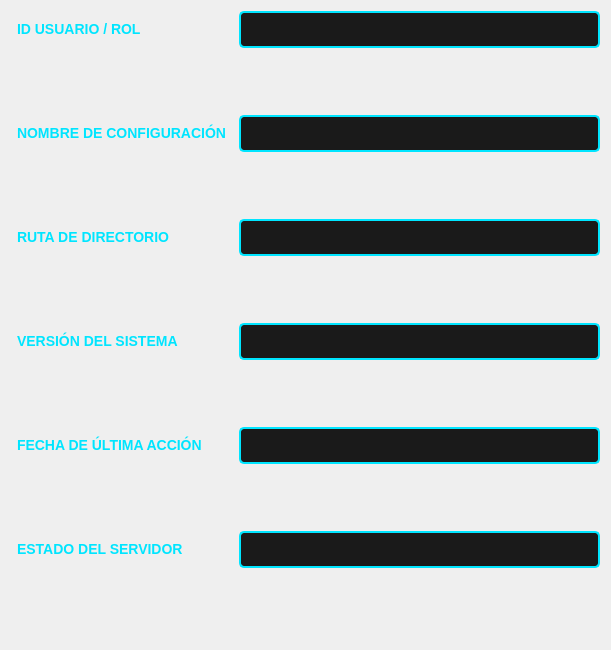
        <widget class="QWidget" name="formLayoutWidget">
         <property name="geometry">
          <rect>
           <x>1279</x>
           <y>389</y>
           <width>611</width>
           <height>650</height>
          </rect>
         </property>
         <layout class="QFormLayout" name="formLayout">
          <property name="verticalSpacing">
           <number>67</number>
          </property>
          <item row="0" column="0">
           <widget class="QLabel" name="label_2">
            <property name="styleSheet">
             <string notr="true">/* Estilo para las etiquetas de texto (Labels) */
QLabel {
    color: #00E5FF;                /* Cian neón para los títulos */
    font-family: 'Segoe UI', sans-serif;
    font-size: 14px;               /* Tamaño de letra grande y legible */
    font-weight: bold;
    background: transparent;
    padding: 2px;
}

/* Estilo para los campos de entrada (LineEdits) */
QLineEdit {
    background-color: #1a1a1a;     /* Fondo gris oscuro para contraste */
    color: #ffffff;                /* Texto blanco para lectura clara */
    border: 2px solid #00E5FF;     /* Borde inicial cian neón */
    border-radius: 5px;            /* Bordes ligeramente redondeados */
    padding: 8px;
    font-size: 13px;
    selection-background-color: #FF00FF; /* Color de selección magenta */
}

/* Efecto cuando el usuario hace clic o escribe en el campo (Focus) */
QLineEdit:focus {
    border: 2px solid #FF00FF;     /* El borde cambia a magenta neón al escribir */
    background-color: #252525;     /* Se aclara levemente el fondo */
}

/* Estilo para LineEdits cuando están deshabilitados */
QLineEdit:disabled {
    color: #555555;
    border: 2px solid #333333;
    background-color: #0d0d0d;
}</string>
            </property>
            <property name="text">
             <string>ID USUARIO / ROL</string>
            </property>
           </widget>
          </item>
          <item row="0" column="1">
           <widget class="QLineEdit" name="lbl_id">
            <property name="styleSheet">
             <string notr="true">/* Estilo para las etiquetas de texto (Labels) */
QLabel {
    color: #00E5FF;                /* Cian neón para los títulos */
    font-family: 'Segoe UI', sans-serif;
    font-size: 14px;               /* Tamaño de letra grande y legible */
    font-weight: bold;
    background: transparent;
    padding: 2px;
}

/* Estilo para los campos de entrada (LineEdits) */
QLineEdit {
    background-color: #1a1a1a;     /* Fondo gris oscuro para contraste */
    color: #ffffff;                /* Texto blanco para lectura clara */
    border: 2px solid #00E5FF;     /* Borde inicial cian neón */
    border-radius: 5px;            /* Bordes ligeramente redondeados */
    padding: 8px;
    font-size: 13px;
    selection-background-color: #FF00FF; /* Color de selección magenta */
}

/* Efecto cuando el usuario hace clic o escribe en el campo (Focus) */
QLineEdit:focus {
    border: 2px solid #FF00FF;     /* El borde cambia a magenta neón al escribir */
    background-color: #252525;     /* Se aclara levemente el fondo */
}

/* Estilo para LineEdits cuando están deshabilitados */
QLineEdit:disabled {
    color: #555555;
    border: 2px solid #333333;
    background-color: #0d0d0d;
}</string>
            </property>
           </widget>
          </item>
          <item row="1" column="0">
           <widget class="QLabel" name="label_3">
            <property name="styleSheet">
             <string notr="true">/* Estilo para las etiquetas de texto (Labels) */
QLabel {
    color: #00E5FF;                /* Cian neón para los títulos */
    font-family: 'Segoe UI', sans-serif;
    font-size: 14px;               /* Tamaño de letra grande y legible */
    font-weight: bold;
    background: transparent;
    padding: 2px;
}

/* Estilo para los campos de entrada (LineEdits) */
QLineEdit {
    background-color: #1a1a1a;     /* Fondo gris oscuro para contraste */
    color: #ffffff;                /* Texto blanco para lectura clara */
    border: 2px solid #00E5FF;     /* Borde inicial cian neón */
    border-radius: 5px;            /* Bordes ligeramente redondeados */
    padding: 8px;
    font-size: 13px;
    selection-background-color: #FF00FF; /* Color de selección magenta */
}

/* Efecto cuando el usuario hace clic o escribe en el campo (Focus) */
QLineEdit:focus {
    border: 2px solid #FF00FF;     /* El borde cambia a magenta neón al escribir */
    background-color: #252525;     /* Se aclara levemente el fondo */
}

/* Estilo para LineEdits cuando están deshabilitados */
QLineEdit:disabled {
    color: #555555;
    border: 2px solid #333333;
    background-color: #0d0d0d;
}</string>
            </property>
            <property name="text">
             <string>NOMBRE DE CONFIGURACIÓN</string>
            </property>
           </widget>
          </item>
          <item row="1" column="1">
           <widget class="QLineEdit" name="lbl_confi">
            <property name="styleSheet">
             <string notr="true">/* Estilo para las etiquetas de texto (Labels) */
QLabel {
    color: #00E5FF;                /* Cian neón para los títulos */
    font-family: 'Segoe UI', sans-serif;
    font-size: 14px;               /* Tamaño de letra grande y legible */
    font-weight: bold;
    background: transparent;
    padding: 2px;
}

/* Estilo para los campos de entrada (LineEdits) */
QLineEdit {
    background-color: #1a1a1a;     /* Fondo gris oscuro para contraste */
    color: #ffffff;                /* Texto blanco para lectura clara */
    border: 2px solid #00E5FF;     /* Borde inicial cian neón */
    border-radius: 5px;            /* Bordes ligeramente redondeados */
    padding: 8px;
    font-size: 13px;
    selection-background-color: #FF00FF; /* Color de selección magenta */
}

/* Efecto cuando el usuario hace clic o escribe en el campo (Focus) */
QLineEdit:focus {
    border: 2px solid #FF00FF;     /* El borde cambia a magenta neón al escribir */
    background-color: #252525;     /* Se aclara levemente el fondo */
}

/* Estilo para LineEdits cuando están deshabilitados */
QLineEdit:disabled {
    color: #555555;
    border: 2px solid #333333;
    background-color: #0d0d0d;
}</string>
            </property>
           </widget>
          </item>
          <item row="2" column="0">
           <widget class="QLabel" name="label_4">
            <property name="styleSheet">
             <string notr="true">/* Estilo para las etiquetas de texto (Labels) */
QLabel {
    color: #00E5FF;                /* Cian neón para los títulos */
    font-family: 'Segoe UI', sans-serif;
    font-size: 14px;               /* Tamaño de letra grande y legible */
    font-weight: bold;
    background: transparent;
    padding: 2px;
}

/* Estilo para los campos de entrada (LineEdits) */
QLineEdit {
    background-color: #1a1a1a;     /* Fondo gris oscuro para contraste */
    color: #ffffff;                /* Texto blanco para lectura clara */
    border: 2px solid #00E5FF;     /* Borde inicial cian neón */
    border-radius: 5px;            /* Bordes ligeramente redondeados */
    padding: 8px;
    font-size: 13px;
    selection-background-color: #FF00FF; /* Color de selección magenta */
}

/* Efecto cuando el usuario hace clic o escribe en el campo (Focus) */
QLineEdit:focus {
    border: 2px solid #FF00FF;     /* El borde cambia a magenta neón al escribir */
    background-color: #252525;     /* Se aclara levemente el fondo */
}

/* Estilo para LineEdits cuando están deshabilitados */
QLineEdit:disabled {
    color: #555555;
    border: 2px solid #333333;
    background-color: #0d0d0d;
}</string>
            </property>
            <property name="text">
             <string>RUTA DE DIRECTORIO</string>
            </property>
           </widget>
          </item>
          <item row="2" column="1">
           <widget class="QLineEdit" name="lbl_ruta">
            <property name="styleSheet">
             <string notr="true">/* Estilo para las etiquetas de texto (Labels) */
QLabel {
    color: #00E5FF;                /* Cian neón para los títulos */
    font-family: 'Segoe UI', sans-serif;
    font-size: 14px;               /* Tamaño de letra grande y legible */
    font-weight: bold;
    background: transparent;
    padding: 2px;
}

/* Estilo para los campos de entrada (LineEdits) */
QLineEdit {
    background-color: #1a1a1a;     /* Fondo gris oscuro para contraste */
    color: #ffffff;                /* Texto blanco para lectura clara */
    border: 2px solid #00E5FF;     /* Borde inicial cian neón */
    border-radius: 5px;            /* Bordes ligeramente redondeados */
    padding: 8px;
    font-size: 13px;
    selection-background-color: #FF00FF; /* Color de selección magenta */
}

/* Efecto cuando el usuario hace clic o escribe en el campo (Focus) */
QLineEdit:focus {
    border: 2px solid #FF00FF;     /* El borde cambia a magenta neón al escribir */
    background-color: #252525;     /* Se aclara levemente el fondo */
}

/* Estilo para LineEdits cuando están deshabilitados */
QLineEdit:disabled {
    color: #555555;
    border: 2px solid #333333;
    background-color: #0d0d0d;
}</string>
            </property>
           </widget>
          </item>
          <item row="3" column="0">
           <widget class="QLabel" name="label_5">
            <property name="styleSheet">
             <string notr="true">/* Estilo para las etiquetas de texto (Labels) */
QLabel {
    color: #00E5FF;                /* Cian neón para los títulos */
    font-family: 'Segoe UI', sans-serif;
    font-size: 14px;               /* Tamaño de letra grande y legible */
    font-weight: bold;
    background: transparent;
    padding: 2px;
}

/* Estilo para los campos de entrada (LineEdits) */
QLineEdit {
    background-color: #1a1a1a;     /* Fondo gris oscuro para contraste */
    color: #ffffff;                /* Texto blanco para lectura clara */
    border: 2px solid #00E5FF;     /* Borde inicial cian neón */
    border-radius: 5px;            /* Bordes ligeramente redondeados */
    padding: 8px;
    font-size: 13px;
    selection-background-color: #FF00FF; /* Color de selección magenta */
}

/* Efecto cuando el usuario hace clic o escribe en el campo (Focus) */
QLineEdit:focus {
    border: 2px solid #FF00FF;     /* El borde cambia a magenta neón al escribir */
    background-color: #252525;     /* Se aclara levemente el fondo */
}

/* Estilo para LineEdits cuando están deshabilitados */
QLineEdit:disabled {
    color: #555555;
    border: 2px solid #333333;
    background-color: #0d0d0d;
}</string>
            </property>
            <property name="text">
             <string>VERSIÓN DEL SISTEMA</string>
            </property>
           </widget>
          </item>
          <item row="3" column="1">
           <widget class="QLineEdit" name="lbl_version">
            <property name="styleSheet">
             <string notr="true">/* Estilo para las etiquetas de texto (Labels) */
QLabel {
    color: #00E5FF;                /* Cian neón para los títulos */
    font-family: 'Segoe UI', sans-serif;
    font-size: 14px;               /* Tamaño de letra grande y legible */
    font-weight: bold;
    background: transparent;
    padding: 2px;
}

/* Estilo para los campos de entrada (LineEdits) */
QLineEdit {
    background-color: #1a1a1a;     /* Fondo gris oscuro para contraste */
    color: #ffffff;                /* Texto blanco para lectura clara */
    border: 2px solid #00E5FF;     /* Borde inicial cian neón */
    border-radius: 5px;            /* Bordes ligeramente redondeados */
    padding: 8px;
    font-size: 13px;
    selection-background-color: #FF00FF; /* Color de selección magenta */
}

/* Efecto cuando el usuario hace clic o escribe en el campo (Focus) */
QLineEdit:focus {
    border: 2px solid #FF00FF;     /* El borde cambia a magenta neón al escribir */
    background-color: #252525;     /* Se aclara levemente el fondo */
}

/* Estilo para LineEdits cuando están deshabilitados */
QLineEdit:disabled {
    color: #555555;
    border: 2px solid #333333;
    background-color: #0d0d0d;
}</string>
            </property>
           </widget>
          </item>
          <item row="4" column="0">
           <widget class="QLabel" name="label_6">
            <property name="styleSheet">
             <string notr="true">/* Estilo para las etiquetas de texto (Labels) */
QLabel {
    color: #00E5FF;                /* Cian neón para los títulos */
    font-family: 'Segoe UI', sans-serif;
    font-size: 14px;               /* Tamaño de letra grande y legible */
    font-weight: bold;
    background: transparent;
    padding: 2px;
}

/* Estilo para los campos de entrada (LineEdits) */
QLineEdit {
    background-color: #1a1a1a;     /* Fondo gris oscuro para contraste */
    color: #ffffff;                /* Texto blanco para lectura clara */
    border: 2px solid #00E5FF;     /* Borde inicial cian neón */
    border-radius: 5px;            /* Bordes ligeramente redondeados */
    padding: 8px;
    font-size: 13px;
    selection-background-color: #FF00FF; /* Color de selección magenta */
}

/* Efecto cuando el usuario hace clic o escribe en el campo (Focus) */
QLineEdit:focus {
    border: 2px solid #FF00FF;     /* El borde cambia a magenta neón al escribir */
    background-color: #252525;     /* Se aclara levemente el fondo */
}

/* Estilo para LineEdits cuando están deshabilitados */
QLineEdit:disabled {
    color: #555555;
    border: 2px solid #333333;
    background-color: #0d0d0d;
}</string>
            </property>
            <property name="text">
             <string>FECHA DE ÚLTIMA ACCIÓN</string>
            </property>
           </widget>
          </item>
          <item row="4" column="1">
           <widget class="QLineEdit" name="lbl_fecha">
            <property name="styleSheet">
             <string notr="true">/* Estilo para las etiquetas de texto (Labels) */
QLabel {
    color: #00E5FF;                /* Cian neón para los títulos */
    font-family: 'Segoe UI', sans-serif;
    font-size: 14px;               /* Tamaño de letra grande y legible */
    font-weight: bold;
    background: transparent;
    padding: 2px;
}

/* Estilo para los campos de entrada (LineEdits) */
QLineEdit {
    background-color: #1a1a1a;     /* Fondo gris oscuro para contraste */
    color: #ffffff;                /* Texto blanco para lectura clara */
    border: 2px solid #00E5FF;     /* Borde inicial cian neón */
    border-radius: 5px;            /* Bordes ligeramente redondeados */
    padding: 8px;
    font-size: 13px;
    selection-background-color: #FF00FF; /* Color de selección magenta */
}

/* Efecto cuando el usuario hace clic o escribe en el campo (Focus) */
QLineEdit:focus {
    border: 2px solid #FF00FF;     /* El borde cambia a magenta neón al escribir */
    background-color: #252525;     /* Se aclara levemente el fondo */
}

/* Estilo para LineEdits cuando están deshabilitados */
QLineEdit:disabled {
    color: #555555;
    border: 2px solid #333333;
    background-color: #0d0d0d;
}</string>
            </property>
           </widget>
          </item>
          <item row="5" column="0">
           <widget class="QLabel" name="label_7">
            <property name="styleSheet">
             <string notr="true">/* Estilo para las etiquetas de texto (Labels) */
QLabel {
    color: #00E5FF;                /* Cian neón para los títulos */
    font-family: 'Segoe UI', sans-serif;
    font-size: 14px;               /* Tamaño de letra grande y legible */
    font-weight: bold;
    background: transparent;
    padding: 2px;
}

/* Estilo para los campos de entrada (LineEdits) */
QLineEdit {
    background-color: #1a1a1a;     /* Fondo gris oscuro para contraste */
    color: #ffffff;                /* Texto blanco para lectura clara */
    border: 2px solid #00E5FF;     /* Borde inicial cian neón */
    border-radius: 5px;            /* Bordes ligeramente redondeados */
    padding: 8px;
    font-size: 13px;
    selection-background-color: #FF00FF; /* Color de selección magenta */
}

/* Efecto cuando el usuario hace clic o escribe en el campo (Focus) */
QLineEdit:focus {
    border: 2px solid #FF00FF;     /* El borde cambia a magenta neón al escribir */
    background-color: #252525;     /* Se aclara levemente el fondo */
}

/* Estilo para LineEdits cuando están deshabilitados */
QLineEdit:disabled {
    color: #555555;
    border: 2px solid #333333;
    background-color: #0d0d0d;
}</string>
            </property>
            <property name="text">
             <string>ESTADO DEL SERVIDOR</string>
            </property>
           </widget>
          </item>
          <item row="5" column="1">
           <widget class="QLineEdit" name="lbl_estado">
            <property name="styleSheet">
             <string notr="true">/* Estilo para las etiquetas de texto (Labels) */
QLabel {
    color: #00E5FF;                /* Cian neón para los títulos */
    font-family: 'Segoe UI', sans-serif;
    font-size: 14px;               /* Tamaño de letra grande y legible */
    font-weight: bold;
    background: transparent;
    padding: 2px;
}

/* Estilo para los campos de entrada (LineEdits) */
QLineEdit {
    background-color: #1a1a1a;     /* Fondo gris oscuro para contraste */
    color: #ffffff;                /* Texto blanco para lectura clara */
    border: 2px solid #00E5FF;     /* Borde inicial cian neón */
    border-radius: 5px;            /* Bordes ligeramente redondeados */
    padding: 8px;
    font-size: 13px;
    selection-background-color: #FF00FF; /* Color de selección magenta */
}

/* Efecto cuando el usuario hace clic o escribe en el campo (Focus) */
QLineEdit:focus {
    border: 2px solid #FF00FF;     /* El borde cambia a magenta neón al escribir */
    background-color: #252525;     /* Se aclara levemente el fondo */
}

/* Estilo para LineEdits cuando están deshabilitados */
QLineEdit:disabled {
    color: #555555;
    border: 2px solid #333333;
    background-color: #0d0d0d;
}</string>
            </property>
           </widget>
          </item>
         </layout>
        </widget>
